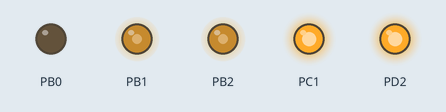
Simulated run of this program. Board: ATmega8, built with avr-gcc and emulated at 16 MHz. Shown: output pins drawn as LEDs (lit = HIGH). At 0.0 s the program stops and its outputs stay as they are.

Above: at 0.1 s.
Timing chart, 0 to 1.5 s (numbered marks = the images above):
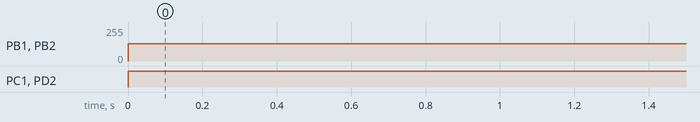

The program:

main.cpp
```cpp
/*
* GccApplication1.cpp
*
* Created: 10/4/2013 11:45:50 AM
*  Author: Adrian
*/

#include <avr/io.h>

#define F_CPU 16000000ULL
#include <util/delay.h>

#include "Led.h"
#include "BannerSensors.h"
#include "DigitalDistanceSensors.h"
#include "DigitalLineSensors.h"
#include "Motors.h"

int main(void){
	BannerSensors banner;
	DigitalLineSensors line;
	DigitalDistanceSensors digi;
	Led led;
	Motors m;


		m.go_fwd();

}
```

BannerSensors.cpp
```cpp
#include <avr/io.h>
#include "BannerSensors.h"

BannerSensors::BannerSensors(){
	/* set pins as Hi-Z inputs, usually it's already done */
	PORTC &= ~(1<<PC4);
	PORTC &= ~(1<<PC5);

	DDRC &= ~(1<<PC4);
	DDRC &= ~(1<<PC5);
}

bool BannerSensors::read_any(){
	return (PINC & ((1<<PC4) | (1<<PC5))) != 0;
}

bool BannerSensors::read_left(){
	return (PINC & (1<<PC4)) != 0;
}

bool BannerSensors::read_right(){
	return (PINC & (1<<PC5)) != 0;
}
```

BannerSensors.h
```cpp
#ifndef _BANNER_SENSORS_H_
#define _BANNER_SENSORS_H_

class BannerSensors{
	public:
	BannerSensors();
	bool read_any();
	bool read_left();
	bool read_right();
};

#endif
```

DigitalDistanceSensors.cpp
```cpp
#include <avr/io.h>
#include "DigitalDistanceSensors.h"

DigitalDistanceSensors::DigitalDistanceSensors(){
	/* set pins as Hi-Z inputs, usually it's already done */
	PORTD &= ~(1<<PD0);
	PORTD &= ~(1<<PD1);

	DDRD &= ~(1<<PD0);
	DDRD &= ~(1<<PD1);
}

bool DigitalDistanceSensors::read_any(){
	return (PIND & ((1<<PD0) | (1<<PD1))) != 0;
}

bool DigitalDistanceSensors::read_left(){
	return (PIND & (1<<PD0)) != 0;
}

bool DigitalDistanceSensors::read_right(){
	return (PIND & (1<<PD1)) != 0;
}
```

DigitalDistanceSensors.h
```cpp
#ifndef _DIGITAL_DISTANCE_SENSORS_H_
#define _DIGITAL_DISTANCE_SENSORS_H_

class DigitalDistanceSensors{
	public:
	DigitalDistanceSensors();
	bool read_any();
	bool read_left();
	bool read_right();
};

#endif
```

DigitalLineSensors.cpp
```cpp
#include <avr/io.h>
#include "DigitalLineSensors.h"

DigitalLineSensors::DigitalLineSensors(){
	/* set pins as Hi-Z inputs, usually it's already done */
	PORTC &= ~(1<<PC2);
	PORTC &= ~(1<<PC3);

	DDRC &= ~(1<<PC2);
	DDRC &= ~(1<<PC3);
}

bool DigitalLineSensors::read_any(){
	return (PINC & ((1<<PC2) | (1<<PC3))) != 0;
}

bool DigitalLineSensors::read_left(){
	return (PINC & (1<<PC2)) != 0;
}

bool DigitalLineSensors::read_right(){
	return (PINC & (1<<PC3)) != 0;
}
```

DigitalLineSensors.h
```cpp
#ifndef _DIGITAL_LINE_SENSORS_H_
#define _DIGITAL_LINE_SENSORS_H_

class DigitalLineSensors{
	public:
	DigitalLineSensors();
	bool read_any();
	bool read_left();
	bool read_right();
};

#endif
```

Led.cpp
```cpp
#include <avr/io.h>
#include "Led.h"

Led::Led(){
	PORTD |= 1<<PD2;
	DDRD |= 1<<PD2;
}

void Led::on(){
	PORTD &= 1<<PD2;
}

void Led::off(){
	PORTD |= 1<<PD2;
}

void Led::toggle(){
	PORTD ^= 1<<PD2;
}

bool Led::get_status(){
	return ! (PORTD & ~(1<<PD2));
}
```

Led.h
```cpp
#ifndef _LED_H_
#define _LED_H_

class Led{
	public:
	Led();
	void on();
	void off();
	void toggle();
	bool get_status();
};

#endif
```

Motors.cpp
```cpp
#include <avr/io.h>
#include "Motors.h"

void Motors::pwm_right(int16_t d){
	if(d >= 0){
		/*forward*/
		PORTB &= ~(1<<PB0);
		OCR1A = d;
		}else{
		/*backward*/
		PORTB |= 1<<PB0;
		OCR1A = -d;
	}
}

void Motors::pwm_left(int16_t d){
	if(d >= 0){
		/*forward*/
		PORTC &= ~(1<<PC1);
		OCR1B = d;
		}else{
		/*backward*/
		PORTC |= 1<<PC1;
		OCR1B = -d;
	}
}

Motors::Motors(){
	/* set phase-correct 10-bit pwm */
	TCCR1B &= ~((1<<WGM12) | (1<<WGM13));
	TCCR1A |= (1<<WGM10) | (1<<WGM11);

	OCR1A = 0;
	OCR1B = 0;

	/* no prescaling */
	TCCR1B &= ~((1<<CS11) | (1<<CS12));
	TCCR1B |= 1<<CS10;

	/* external outputs enabled and inverted */
	TCCR1A &= ~((1<<COM1A0) | (1<<COM1B0));
	TCCR1A |= (1<<COM1A1) | (1<<COM1B1);

	/* mark PWM pins as outputs */
	DDRB |= (1<<PB1) | (1<<PB2);

	/* mark direction pins as outputs */
	DDRB |= 1<<PB0;
	DDRC |= 1<<PC1;
}

void Motors::go_fwd(){
	pwm_left(-512);
	pwm_right(512);
}
```

Motors.h
```cpp
#ifndef _MOTORS_H_
#define _MOTORS_H_

class Motors{
	private:
	void pwm_left(int16_t);
	void pwm_right(int16_t);

	public:
	Motors();
	void go_fwd();
};
#endif
```

Measured:
- by itself, PB1, PB2: 0/255 → 128/255 at 0.00 s
- by itself, PC1, PD2: LOW → HIGH at 0.00 s
